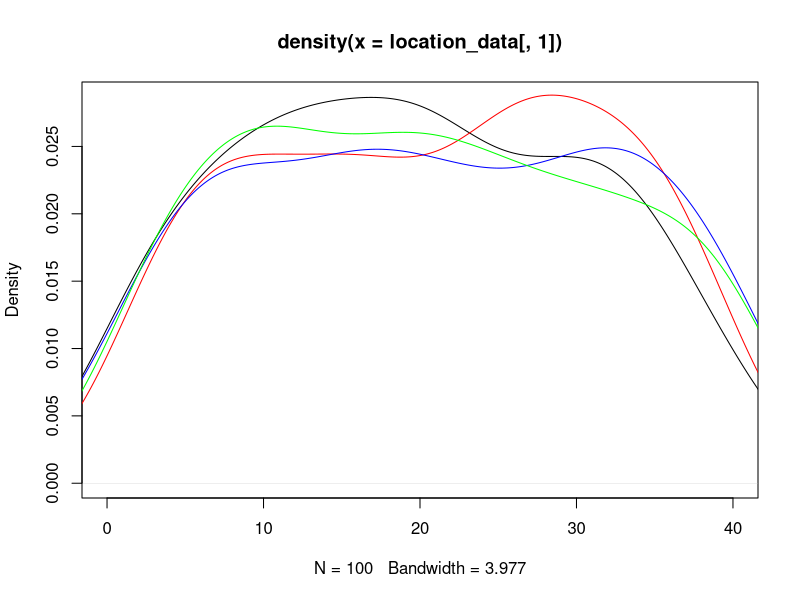
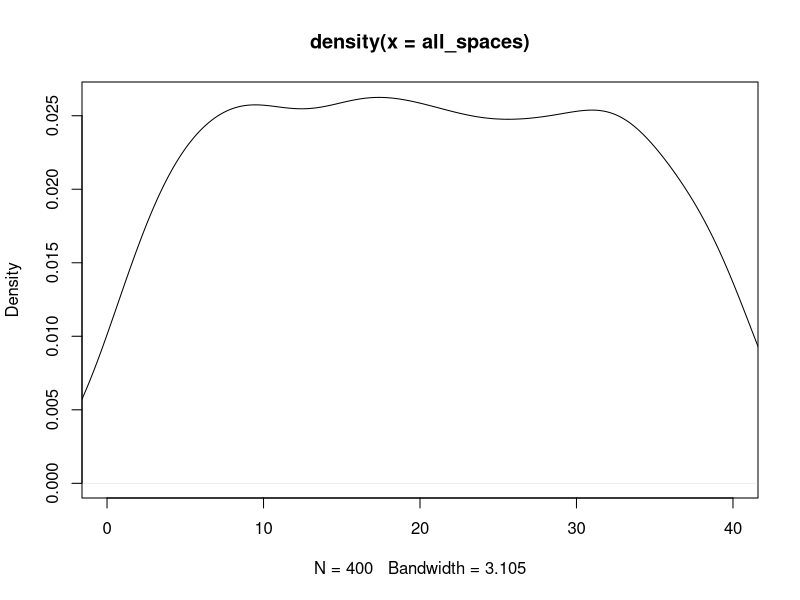
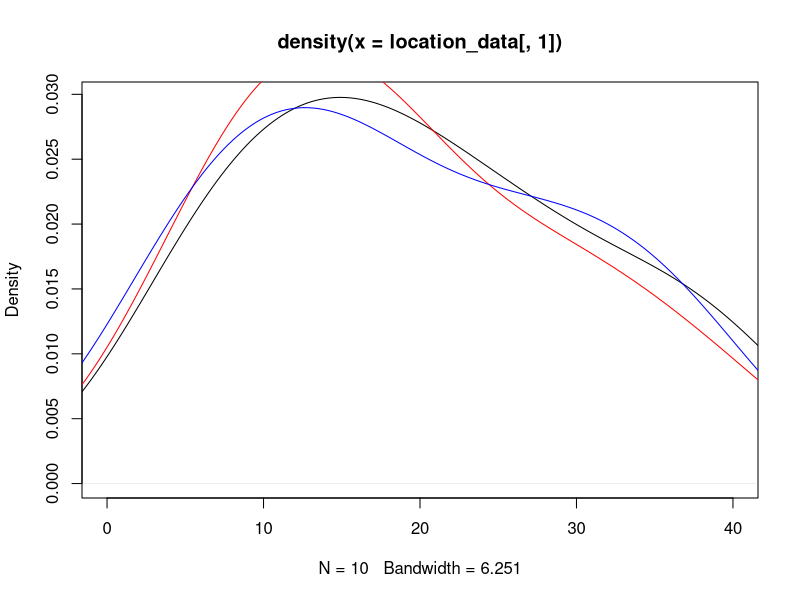
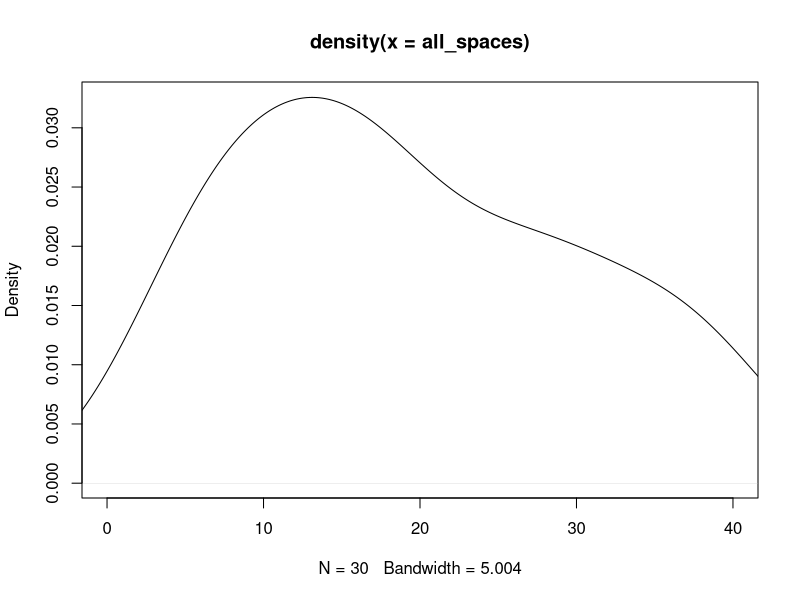

Reproduce these figures in R, in order. (Note: this script raises an error after producing the figures.)
## ---- chunk 1
knitr::opts_chunk$set(echo = TRUE)
## ---- chunk 2
#libraries
library(dplyr)
library(ggplot2)
## ---- chunk 3
#Kayleigh
##LET'S GET MOVING

monopolyBoard <- read.csv("MonopolyBoard.csv", header = T)
monopolyBoard

# Using dice rolls to determine where a player will land on the board
#input: "location"; a number 1-40; where the player is on the board
#output: the amount of spaces the player will move until they are on their new location

#note that this is only accounting for standard dice rolls, no special rules yet...

lets_move = function(location) {
  dice_roll_1 <- sample(1:6, 1, replace = TRUE)
  dice_roll_2 <- sample(1:6, 1, replace = TRUE)
  
  roll_total <- sum(dice_roll_1, dice_roll_2)
  roll_double <- dice_roll_1 == dice_roll_2
  
    location = location + roll_total
    
  if (location <= 40) {
    location = location
  } else {
    location = location - 40
  }
  
  space = monopolyBoard$name[monopolyBoard$spaces == location]
  
  print("You're moving forward...")
  print(roll_total)
  
  print("You're on space...")
  print(location)
  
  #print(space) #This prints out the name of the space that they land on. 
}

#testers
lets_move(1)
lets_move(25)
lets_move(38)
lets_move(40)



#A function to move players around the board and to play Monopoly!
#input: "turns"; the amount of turns we should take
#output: a player's new location on the board

lets_play = function(turns) {
  location = 1
  print("Starting Location: GO!")
  for (i in 1:turns) {
    location = lets_move(location)
  }
  print("You've landed on...")
  return(location)
}



lets_play(10) #tester #in this example if you look at a reference monopoly board and "walk" your way around the board with each move being the number in each output, you'll land on the space on the board corresponding to the final output (when counting "GO" as 1 and/or 40) 

#testers 
#"lets_move" and "lets_play" have both been edited to print out phrases for each roll and move to make it easier to determine how the player is moving. 
#"You're moving forward..." gives the player's roll
#"You're on space..." is the players position after 1 turn/"lets_move"
  # Later try to switch this print statement to the name of the spot that the player is on 
#"You've landed on..." gives the final location after running "lets_play" for "x" turns.
  # Later try to switch this print statement to the name of the spot that the player is on 

lets_play(3)
lets_play(10)

## ---- chunk 4
##DOUBLE DOWN

##WORK IN PROGRESS

#A function using dice rolls to determine how many spaces a player will move with the additional rules for "doubles" in Monopoly
#input: "location"; a number 1-40 where the player is on the board
#outut: the number of spaces the player will move on the board, with the special case of rolling three "doubles" and landing in jail
double_down = function(location) {
  dice_roll_1 <- sample(1:6, 1, replace = TRUE)
  dice_roll_2 <- sample(1:6, 1, replace = TRUE)
  
  roll_total <- sum(dice_roll_1, dice_roll_2)
  roll_double <- dice_roll_1 == dice_roll_2
  
  print("roll was")
  print(roll_total)
    
  if (roll_double) {
    
    dice_roll_3 <- sample(1:6, 1, replace = TRUE)
    dice_roll_4 <- sample(1:6, 1, replace = TRUE)
    
    roll_total_2 <- sum(dice_roll_3, dice_roll_4)
    roll_double_2 <- dice_roll_3 == dice_roll_4
    
    print("roll double was")
    print(roll_total_2)

    
    if (roll_double_2) {
      dice_roll_5 <- sample(1:6, 1, replace = TRUE)
      dice_roll_6 <- sample(1:6, 1, replace = TRUE)
      
      roll_total_3 <- sum(dice_roll_5, dice_roll_6)
      roll_double_3 <- dice_roll_5 == dice_roll_6
      
      print("roll double was")
      print(roll_total_3)
      
      if (roll_double_3) {
        location = 11 #Jail
        print("doubles, doubles, doubles")
        print("You're going to JAIL!")
        
      } else {
        location = location + roll_total + roll_total_2 + roll_total_3
        print("doubles, doubles, not doubles")
        print("You're moving forward...")
        print(roll_total + roll_total_2 + roll_total_3)
      }
    } else {
      location = location + roll_total + roll_total_2
      print("doubles, not doubles")
      print("You're moving forward...")
      print(roll_total+roll_total_2)
    }
  } else {
    location = location + roll_total
    print("no doubles")
    print("You're moving forward...")
    print(roll_total)
  }

    
  if (location <= 40) {
    location = location
  } else {
    location = location - 40
  }

  
  print("You're on space...")
  print(location)
}

double_down(1)
#text out in the function is kinda funky right but it's just to make sure its working right
#In final version switch all dice rolls to sample(1:6,...)

## ---- chunk 5
##CHANCE AND COMMUNITY CHEST CARDS
Card_Numbers <- c(1, 2, 3, 4, 5, 6, 7, 8, 9, 10, 11, 12, 13, 14, 15, 16)

Chance_Cards <- c("Advance to Boardwalk", "Advance to Go (Collect $200)", "Advance to Illinois Avenue. If you pass Go, collect $200", "Advance to St. Charles Place. If you pass Go, collect $200", "Advance to the nearest Railroad. If unowned, you may buy it from the Bank. If owned, pay owner twice the rental to which they are otherwise entitled", "Advance to the nearest Railroad. If unowned, you may buy it from the Bank. If owned, pay owner twice the rental to which they are otherwise entitled", "Advance token to nearest Utility. If unowned, you may buy it from the Bank. If owned, throw dice and pay owner a total ten times amount thrown", "Bank pays you dividend of $50", "Get Out of Jail Free", "Go Back 3 Spaces", "Go to Jail. Go directly to Jail, do not pass Go, do not collect $200", "Make general repairs on all your property. For each house pay $25. For each hotel pay $100", "Speeding fine $15", "Take a trip to Reading Railroad. If you pass Go, collect $200", "You have been elected Chairman of the Board. Pay each player $50", "Your building loan matures. Collect $150")

Chance <- data.frame(Chance_Cards, Card_Numbers)
Chance
##Chance cards to move a player to a new space:
  #1 -> Advance to Boardwalk (space 40)
  #2 -> Advance to Go (space 1)
  #3 -> Advance to Illinois Avenue (space 25)
  #4 -> Advance to St. Charles Place (space 12)
  #5 -> Advance to nearest Railroad (space(s) 6, 16, 26, 36)
  #6 -> Advance to nearest Railraod (space(s) 6, 16, 26, 36)
  #7 -> Advance to nearest Utility (space(s) 13, 29)
  #11 -> Go to Jail (space 11)
  #14 -> Take a trip to Reading Railroad (space 6)

Community_Chest_Cards <- c("Advance to Go (Collect $200)", "Bank error in your favor. Collect $200", "Doctor’s fee. Pay $50", "From sale of stock you get $50", "Get Out of Jail Free", "Go to Jail. Go directly to jail, do not pass Go, do not collect $200", "Holiday fund matures. Receive $100", "Income tax refund. Collect $20", "It is your birthday. Collect $10 from every player", "Life insurance matures. Collect $100", "Pay hospital fees of $100", "Pay school fees of $50", "Receive $25 consultancy fee", "You are assessed for street repair. $40 per house. $115 per hotel", "You have won second prize in a beauty contest. Collect $10", "You inherit $100")

Community_Chest <- data.frame(Community_Chest_Cards, Card_Numbers)
Community_Chest

##Community Chest Cards that move a player to a new space:
  #1 -> Advance to GO (space 1)
  #5 -> Go to Jail (space 11)

## ---- chunk 6
# heidi

#the function "who_goes_first" simulates the initial roll before the game begins in order to determine which player goes first
# input is a number of how many players are going to be playing
# output is the value of each players roll and the player that will start the game based on who had the highest roll
who_goes_first <- function(num_players){
  initial_rolls <- c()
  for (i in 1:num_players) {
    player_i_roll <- sum(sample(1:6, 2, replace=TRUE))
    initial_rolls <- c(initial_rolls, player_i_roll) # vector of every player's roll
    print(paste("Player", i, "rolled", player_i_roll))
  }
  cat("\n")
  if(sum(initial_rolls == max(initial_rolls)) >= 2){
    while (sum(initial_rolls == max(initial_rolls)) >= 2) { # if players tied for highest number
      tied_players <- which(initial_rolls==max(initial_rolls)) # identify which players tied
      print("It's a tie! Roll again")
      cat("\n")
      tie_breaker_rolls <- c()
      for (i in tied_players) { # tied players roll again
       player_i_roll2 <- sum(sample(1:6, 2, replace=TRUE))
       tie_breaker_rolls <- c(tie_breaker_rolls, player_i_roll2)
       print(paste("Player", i, "rolled", player_i_roll2))
      }
      initial_rolls <- tie_breaker_rolls
      highest_roll <- max(tie_breaker_rolls)
      highest_player2 <- tied_players[which(tie_breaker_rolls == highest_roll)]
    }
    cat("\n")
    print(paste("Player", highest_player2, "goes first!"))
  }
  else {
    highest_player <- which.max(initial_rolls) # who rolled the highest number
    print(paste("Player", highest_player, "goes first!"))
  }
}

who_goes_first(4) # test function

## ---- chunk 7
# Olivia
# Website for data: https://stat-jet-asu.github.io/Datasets/InstructorDescriptions/monopoly.html

monopolyBoard <- read.csv("MonopolyBoard.csv", header = T)
head(monopolyBoard)

# This section is for question number 2

# Kayleigh's lets_play function from above incorporating players and density plots
# uses lets_move function from above
# input: turns, # of turns to iterate through; players, number of players (2-4)
# output: density plot with a line for each player's frequency of spaces landed on 
# & density plot for the combined frequency of spaces landed on for all players

lets_play = function(turns, players) {
  location_data <- as.data.frame(matrix(nrow = turns, ncol = players))
  
for (j in 1:players) {
  location = 1
  
  for (i in 1:turns) {
    
    location = lets_move(location)
    location_data[i,j] <- location
    }
  }
  
  # creates density plot of frequency of landing on each space for each player
  plot(density(location_data[,1]), xlim = c(0,40), col = "black")
  
  colors <- c("red", "blue", "green")
  
  for (k in 2:players) {
  lines(density(location_data[,k]), col = colors[k-1]) # adds a density line for each player after the first
  }
  
  # creates density plot for total frequency landing on each space (all players spaces included)
  all_spaces <- as.vector(as.matrix(location_data))
  plot(density(all_spaces), xlim = c(0,40), col = "black")
  
}
lets_play(100, 4)

## ---- chunk 8
# Question number 3 -- including jail and double rolls

lets_move2 = function(location) {
  dice_roll_1 <- sample(1:6, 1, replace = TRUE)
  dice_roll_2 <- sample(1:6, 1, replace = TRUE)
  
  roll_total <- sum(dice_roll_1, dice_roll_2)
  roll_double <- dice_roll_1 == dice_roll_2
  
    location = location + roll_total # updates location to be previous location + roll total
    double3 = "false" # double3 is assigned "true" if the player double rolls 3x (as seen in if statement below), otherwise it is assigned "false" 
    
  # first double roll -> roll again
  if (roll_double == TRUE) {
    dice_roll_3 <- sample(1:6, 1, replace = TRUE)
    dice_roll_4 <- sample(1:6, 1, replace = TRUE)
    
    roll_total2 <- sum(dice_roll_3, dice_roll_4)
    roll_double2 <- dice_roll_3 == dice_roll_4
    
    location = location + roll_total2
    double3 = "false"
    
    # if player is at a location past 40, subtract 40 so they go back to the GO space at location "41"
    # this is included in each if statement below so that it applies if player has to roll again
    if (location <= 40) {
      location = location
    } else {
      location = location - 40
    }
     
      # second double roll -> roll again
      if (roll_double2 == TRUE) {
        dice_roll_5 <- sample(1:6, 1, replace = TRUE)
        dice_roll_6 <- sample(1:6, 1, replace = TRUE)
    
        roll_total3 <- sum(dice_roll_5, dice_roll_6)
        roll_double3 <- dice_roll_5 == dice_roll_6
    
        location = location + roll_total3
        double3 = "false"
        
        if (location <= 40) {
          location = location
        } else {
          location = location - 40
        }
        
        # third double roll -> go to jail
          if (roll_double3 == TRUE) {
            location = monopolyBoard$spaces[monopolyBoard$name == "Jail"]
            double3 = "true"
          }
      }
  }  
    
  if (location <= 40) {
    location = location
  } else {
    location = location - 40
  }
  
  listdata <- (list(location, double3)) # creates list for outputs "location" and "double3"
  # if you need to access location from this function, use lets_move2(location)[[1]]
  # if you need to access double3, use lets_move2(double3)[[2]]
  return(listdata)
  
}



# lets_play2 is currently set up to have each player go thru all their turns and then move onto the next player
# probably need to fix this for question 5


lets_play2 = function(turns, players) {
  
  # assign piece names to dataframe columns
  # use heidis function to assign highest player to piece 1 and go thru rest of players
  
  location_data <- as.data.frame(matrix(nrow = turns, ncol = players)) # dataframe will keep data for locations of players for each turn
  double3data <- as.data.frame(matrix(nrow = turns, ncol = players)) # dataframe will say "true" if player double rolled 3x (which lands them in jail) and "false" if they didn't double roll 3x
  
  for (j in 1:players) { # rotates through each player
    location = 1 # each player starts at location 1
    double3 = 0 # initializing "double3" which will be later assigned a "true" or "false" based on if player double rolled 3x
  
    for (i in 1:turns) { # iterates through number of turns
      
        location = lets_move2(location)[[1]] # takes location from lets_move2 function and assigns it to location
        location_data[i,j] <- as.integer(location) # puts location value into the dataframe of locations for each player
        double3data[i,j] <- lets_move2(double3)[[2]] # takes "true" or "false" value from double3 and adds it to double3data dataframe
        
      # deals with landing in jail from "go to jail" space and staying there for next 3 turns
      if (31 %in% location_data[i-1,j]) { # if you landed on 31 in the last turn (i-1 turn), you go to jail (space 11) for the ith turn
        location <- 11
        location_data[i,j] <- as.integer(location) # new location is 11
      } else if (11 %in% location_data[i-1,j] & 31 %in% location_data[i-2,j]) { # if you were on space 11 last turn AND you were on space 31 2 turns ago, you stay in jail (space 11) for turn i
        location <- 11
        location_data[i,j] <- as.integer(location)
      } else if (11 %in% location_data[i-2,j] & 31 %in% location_data[i-3,j]) {
        location <- 11
        location_data[i,j] <- as.integer(location)
      }
        
      # landing in jail from 3x double roll and staying there for next 3 turns
      if (11 %in% location_data[i,j] & "true" %in% double3data[i-1,j]) { # if player's location is 11 (jail) and double3data is"true" (player double rolled 3x), player stays in jail. all 3 if/else if statements keep player in jail for the next 3 turns
        location <- 11
        location_data[i,j] <- as.integer(location)
      } else if (11 %in% location_data[i-1,j] & "true" %in% double3data[i-2,j]) { # 
        location <- 11
        location_data[i,j] <- as.integer(location)
      } else if (11 %in% location_data[i-2,j] & "true" %in% double3data[i-3,j]) {
        location <- 11
        location_data[i,j] <- as.integer(location)
      }
        
    }
  }
  print(location_data)
  
  # creates density plot of frequency of landing on each space for each player
  plot(density(location_data[,1]), xlim = c(0,40), col = "black")
  
  colors <- c("red", "blue", "green")
  
  for (k in 2:players) {
    lines(density(location_data[,k]), col = colors[k-1]) # adds a density line for each player after the first
  }
  
  # creates density plot for total frequency landing on each space (all players spaces included)
  all_spaces <- as.vector(as.matrix(location_data))
  plot(density(all_spaces), xlim = c(0,40), col = "black")
  
}
 
lets_play2(10, 3)

# how should we go about recording spaces landed on when double rolls occur?

Chance
Community_Chest
## ---- chunk 9
#4 - Kayleigh and Maddie 
#Chance - spaces 8, 23, 37
#Community Chest - spaces 3, 18, 34
Chance

Drawing_Chance = function(location) {
  location = 8 || 23 || 27
  draw_card <- sample(1:16, 1, replace = TRUE)
  print(draw_card)
  player_card <- Chance$Chance_Cards[draw_card]
  player_card
}

Drawing_Chance(8)
Drawing_Chance(23)
Drawing_Chance(37)

Drawing_Community_Chest = function(location) {
  location = 3 || 18 || 34
  draw_card_chest <- sample(1:16, 1, replace = TRUE)
  print(draw_card_chest)
  player_card_chest <- Community_Chest$Community_Chest_Cards[draw_card_chest]
  player_card_chest
}

Drawing_Community_Chest(3)
Drawing_Community_Chest(18)
Drawing_Community_Chest(34)

lets_move3 = function(location) {
  dice_roll_1 <- sample(1:6, 1, replace = TRUE)
  dice_roll_2 <- sample(1:6, 1, replace = TRUE)
  
  roll_total <- sum(dice_roll_1, dice_roll_2)
  roll_double <- dice_roll_1 == dice_roll_2
  
    location = location + roll_total
    double3 = "false"
    
  # first double roll -> roll again
  if (roll_double == TRUE) {
    dice_roll_3 <- sample(1:6, 1, replace = TRUE)
    dice_roll_4 <- sample(1:6, 1, replace = TRUE)
    
    roll_total2 <- sum(dice_roll_3, dice_roll_4)
    roll_double2 <- dice_roll_3 == dice_roll_4
    
    location = location + roll_total2
    double3 = "false"
    
    if (location <= 40) {
      location = location
    } else {
      location = location - 40
    }
     
      # second double roll -> roll again
      if (roll_double2 == TRUE) {
        dice_roll_5 <- sample(1:6, 1, replace = TRUE)
        dice_roll_6 <- sample(1:6, 1, replace = TRUE)
    
        roll_total3 <- sum(dice_roll_5, dice_roll_6)
        roll_double3 <- dice_roll_5 == dice_roll_6
    
        location = location + roll_total3
        double3 = "false"
        
        if (location <= 40) {
          location = location
        } else {
          location = location - 40
        }
        
        # third double roll -> go to jail
          if (roll_double3 == TRUE) {
            location = monopolyBoard$spaces[monopolyBoard$name == "Jail"]
            double3 = "true"
          }
      }
  }  
    
  if (location <= 40) {
    location = location
  } else {
    location = location - 40
  }
  
  listdata <- (list(location, double3))
  return(listdata)
  
}


lets_play3 = function(turns, players) {
  
  location_data <- as.data.frame(matrix(nrow = turns, ncol = players))
  double3data <- as.data.frame(matrix(nrow = turns, ncol = players))
  
  for (j in 1:players) {
    location = 1
    double3 = 0
  
    for (i in 1:turns) {
      
        location = lets_move2(location)[[1]]
        location_data[i,j] <- as.integer(location)
        double3data[i,j] <- lets_move2(double3)[[2]]
        
      # deals with landing in jail from "go to jail" space and staying there for next 3 turns
      if (31 %in% location_data[i-1,j]) { # if you land on 31 (go to jail), next location is in jail (space 11)
        location <- 11
        location_data[i,j] <- as.integer(location)
      } else if (11 %in% location_data[i-1,j] & 31 %in% location_data[i-2,j]) {
        location <- 11
        location_data[i,j] <- as.integer(location)
      } else if (11 %in% location_data[i-2,j] & 31 %in% location_data[i-3,j]) {
        location <- 11
        location_data[i,j] <- as.integer(location)
      }
        
      # landing in jail from 3x double roll and staying there for next 3 turns
      if (11 %in% location_data[i,j] & "true" %in% double3data[i-1,j]) { # "true" means player double rolled 3x -> jail
        location <- 11
        location_data[i,j] <- as.integer(location)
      } else if (11 %in% location_data[i-1,j] & "true" %in% double3data[i-2,j]) { # 
        location <- 11
        location_data[i,j] <- as.integer(location)
      } else if (11 %in% location_data[i-2,j] & "true" %in% double3data[i-3,j]) {
        location <- 11
        location_data[i,j] <- as.integer(location)
      }
        
    }
  }
  #print(location_data)
  
  # creates density plot of frequency of landing on each space for each player
  plot(density(location_data[,1]), xlim = c(0,40), col = "black")
  
  colors <- c("red", "blue", "green")
  
  for (k in 2:players) {
    lines(density(location_data[,k]), col = colors[k-1]) # adds a density line for each player after the first
  }
  
  # creates density plot for total frequency landing on each space (all players spaces included)
  all_spaces <- as.vector(as.matrix(location_data))
  plot(density(all_spaces), xlim = c(0,40), col = "black")
  
}
## ---- chunk 10

monopolyBoard1 <- read.csv("MonopolyBoard.csv", header = T)
head(monopolyBoard1)

kaciesboard <- monopolyBoard1 %>% select(., "name", "type", "color", "spaces")
kaciestibble <- as_tibble(kaciesboard)
kaciestibble

freq <- kaciestibble %>% ggplot(., mapping=aes(x="names" )) +geom_freqpoly()

freq
 
## ---- chunk 11
#hello
dice_roll <- sum(sample(1:6, 2, replace = TRUE))
dice_roll
